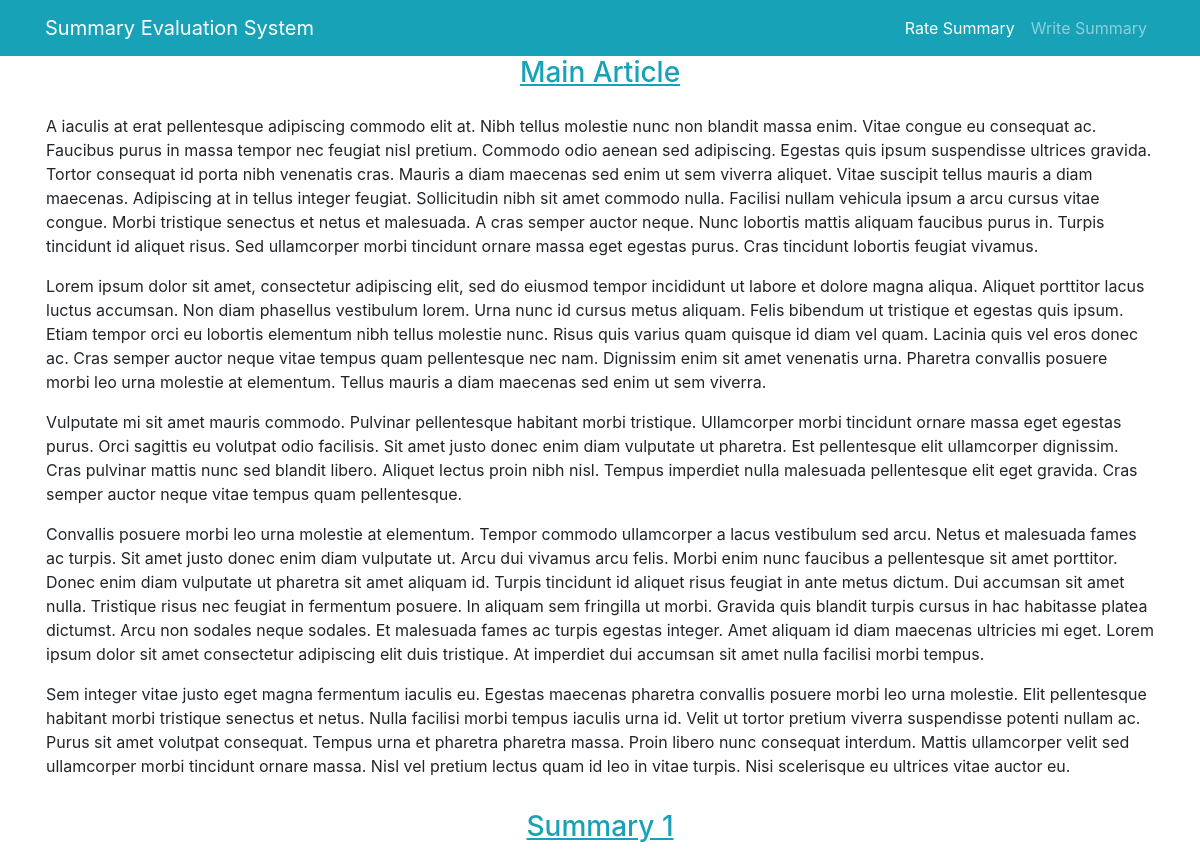
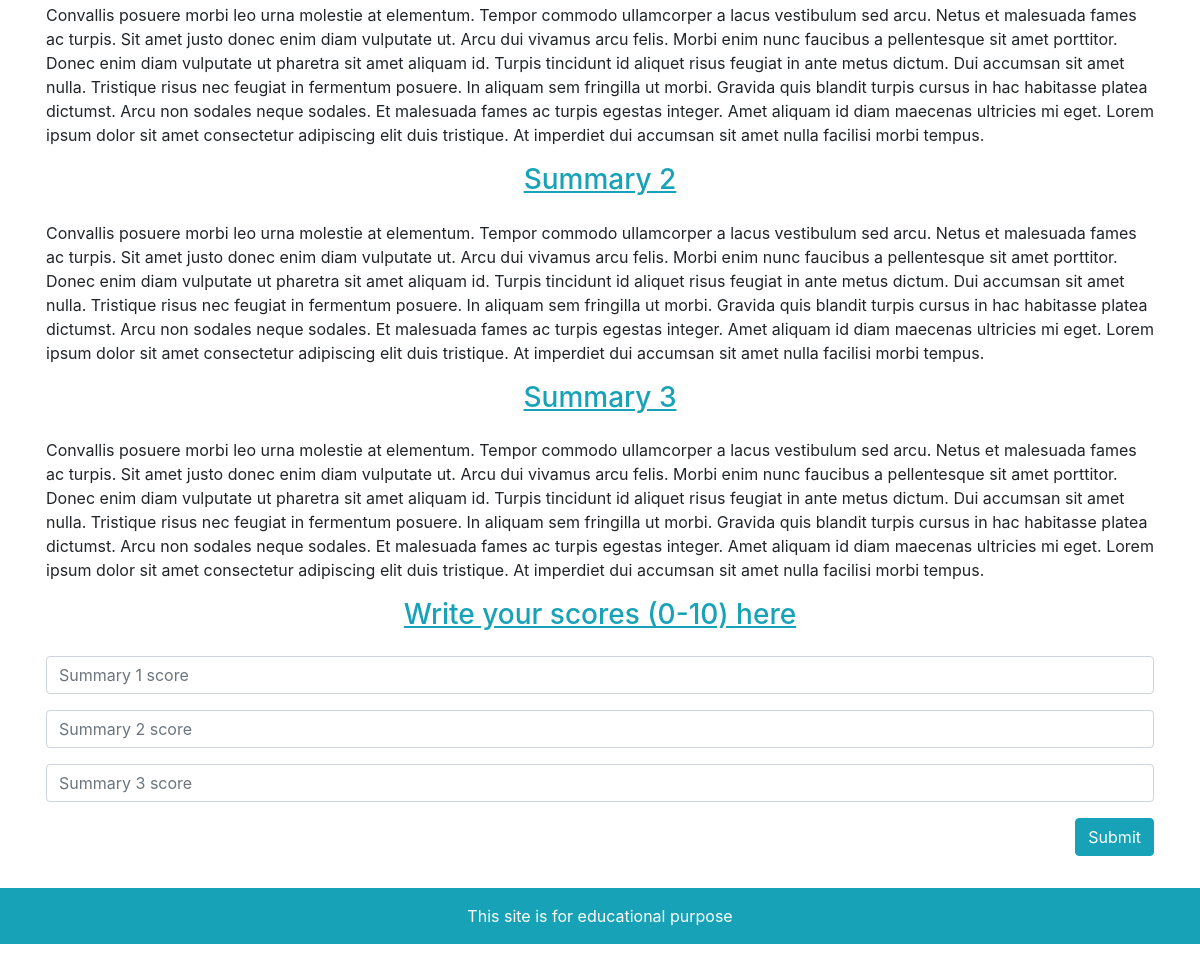
The app's page /ratesummary/ with its own data (2 pictures, top to bottom).
### ratesummary/models.py (models this page shows, shortened)
class Document(models.Model):
    main_body = RichTextField(blank=True, null=True)
    com_64125 = models.TextField(blank=True, null=True)
    wr = models.TextField(blank=True, null=True)
    tr = models.TextField(blank=True, null=True)
    num_rating = models.IntegerField(default=0)
    avg_com = models.FloatField(blank=True, null=True, default=0.0)
    avg_wr = models.FloatField(blank=True, null=True, default=0.0)
    avg_tr = models.FloatField(blank=True, null=True, default=0.0)

### ratesummary/views.py (the view)
# urls.py: path('', views.ratesummary, name='ratesummary'),
def ratesummary(request):
    if request.method == 'POST':
        aid = request.POST['aid']
        com = float(request.POST['com_score'])
        wr = float(request.POST['wr_score'])
        tr = float(request.POST['tr_score'])
        status = Rating.objects.create(aid=aid, com_score=com, wr_score=wr, tr_score=tr)
        article = Document.objects.get(id=aid)
        av_com = float(article.avg_com)
        av_wr = float(article.avg_wr)
        av_tr = float(article.avg_tr)
        count = float(article.num_rating)
        av_com = ((av_com*count) + com )/(count+1)
        av_wr = ((av_wr*count) + wr )/(count+1)
        av_tr = ((av_tr*count) + tr )/(count+1)
        count = count + 1
        Document.objects.filter(id = aid).update(avg_com=av_com, avg_wr=av_wr, avg_tr=av_tr, num_rating=count)
        return render(request, 'ratesummary/ratesummary.html', {'info': 'thanks'})
    else:
        articles = Document.objects.order_by('?')
        if not articles:
            return render(request, 'ratesummary/ratesummary.html', {'info': 'none'})
        else:
            article = articles.first()
            return render(request, 'ratesummary/ratesummary.html', {'article': article, 'info': 'fresh'})

### templates/ratesummary/ratesummary.html (shortened to what this page needs)
<!doctype html>
<html lang="en">
    <head>
        <link rel="stylesheet" href="https://stackpath.bootstrapcdn.com/bootstrap/4.3.1/css/bootstrap.min.css">
    </head>
    <body>
      <header>
        <nav class="navbar navbar-expand-lg navbar-dark bg-info">
            <div class="container">
            <a class="navbar-brand" href="/">Summary Evaluation System</a>
            <div class="collapse navbar-collapse" id="navbarNavAltMarkup">
                <div class="navbar-nav ml-auto">
                <a class="nav-item nav-link active" href="/ratesummary/">Rate Summary </a>
                <a class="nav-item nav-link" href="/writesummary/">Write Summary</a>
                </div>
            </div>
            </div>
        </nav>
    </header>
    <main>
        <div class="container">
            <div class="row">
            {% if info == 'none' %}
                <div class="col-12 text-center">
                    <h3 class="text-info">No Article to Rate.</h3>
                    <p class="text-center"><a href="/writesummary/">Please Write a Summary</a></p>
                </div>
            {% elif info == 'fresh' %}
                <div class="col-12 text-center">
                    <h3 class="text-info"><u>Main Article</u></h3>
                </div>
                <div class="col-12 p-3">
                    {{ article.main_body | safe }}
                </div>
                <div class="col-12 text-center">
                  <h3 class="text-info"><u>Summary 1</u></h3>
                </div>
                <div class="col-12 p-3">
                    {{ article.com_64125 }}
                </div>
                <div class="col-12 text-center">
                  <h3 class="text-info"><u>Summary 2</u></h3>
                </div>
                <div class="col-12 p-3">
                    {{ article.wr }}
                </div>
                <div class="col-12 text-center">
                  <h3 class="text-info"><u>Summary 3</u></h3>
                </div>
                <div class="col-12 p-3">
                    {{ article.tr }}
                </div>
                <div class="col-12 text-center">
                    <h3 class="text-info"><u>Write your scores (0-10) here</u></h3>
                </div>
                <div class="col-12 p-3">
                    <form action="/ratesummary/" method="post">
                        <input type="number" name="com_score" class="form-control mb-3" placeholder="Summary 1 score" min="0" max="10" step="0.1" required>
                        <input type="number" name="wr_score" class="form-control mb-3" placeholder="Summary 2 score" min="0" max="10" step="0.1" required>
                        <input type="number" name="tr_score" class="form-control mb-3" placeholder="Summary 3 score" min="0" max="10" step="0.1" required>
                        <p class="text-right"><input class="btn btn-info" type="submit" value="Submit" /></p>
                    </form>
                </div>
            {% else %}
                <div class="col-12 text-center">
                    <h3 class="text-info">Thank you for your support</h3>
                    <p class="text-center"><a href="/ratesummary/">Would you like to rate another summary?</a></p>
                </div>
            {% endif %}
            </div>
        </div>
    </main>
    <footer>
        <div class="container-fluid bg-info text-white">
            <p class="p-3 text-center">This site is for educational purpose</p>
        </div>
    </footer>
    </body>
</html>

### records on screen
Document: main_body "A iaculis at erat pellentesque adipiscing commodo elit at. Nibh tellus molestie nunc non blandit massa enim. Vitae congue eu consequat ac. Faucibus purus in massa tempor nec feugiat nisl pretium. Commodo odio aenean sed adipiscing. Egestas quis ipsum suspendisse ultrices gravida. Tortor consequat id porta nibh venenatis cras. Mauris a diam maecenas sed enim ut sem viverra aliquet. Vitae suscipit tellus mauris a diam maecenas. Adipiscing at in tellus integer feugiat. Sollicitudin nibh sit amet commodo nulla. Facilisi nullam vehicula ipsum a arcu cursus vitae congue. Morbi tristique senectus et netus et malesuada. A cras semper auctor neque. Nunc lobortis mattis aliquam faucibus purus in.…", com_64125 "Convallis posuere morbi leo urna molestie at elementum. Tempor commodo ullamcorper a lacus vestibulum sed arcu. Netus et malesuada fames ac turpis. Sit amet justo donec enim diam vulputate ut. Arcu dui vivamus arcu felis. Morbi enim nunc faucibus a pellentesque sit amet porttitor. Donec enim diam vulputate ut pharetra sit amet aliquam id. Turpis tincidunt id aliquet risus feugiat in ante metus dictum. Dui accumsan sit amet nulla. Tristique risus nec feugiat in fermentum posuere. In aliquam sem fringilla ut morbi. Gravida quis blandit turpis cursus in hac habitasse platea dictumst. Arcu non sodales neque sodales. Et malesuada fames ac turpis egestas integer. Amet aliquam id diam maecenas…", wr "Convallis posuere morbi leo urna molestie at elementum. Tempor commodo ullamcorper a lacus vestibulum sed arcu. Netus et malesuada fames ac turpis. Sit amet justo donec enim diam vulputate ut. Arcu dui vivamus arcu felis. Morbi enim nunc faucibus a pellentesque sit amet porttitor. Donec enim diam vulputate ut pharetra sit amet aliquam id. Turpis tincidunt id aliquet risus feugiat in ante metus dictum. Dui accumsan sit amet nulla. Tristique risus nec feugiat in fermentum posuere. In aliquam sem fringilla ut morbi. Gravida quis blandit turpis cursus in hac habitasse platea dictumst. Arcu non sodales neque sodales. Et malesuada fames ac turpis egestas integer. Amet aliquam id diam maecenas…", tr "Convallis posuere morbi leo urna molestie at elementum. Tempor commodo ullamcorper a lacus vestibulum sed arcu. Netus et malesuada fames ac turpis. Sit amet justo donec enim diam vulputate ut. Arcu dui vivamus arcu felis. Morbi enim nunc faucibus a pellentesque sit amet porttitor. Donec enim diam vulputate ut pharetra sit amet aliquam id. Turpis tincidunt id aliquet risus feugiat in ante metus dictum. Dui accumsan sit amet nulla. Tristique risus nec feugiat in fermentum posuere. In aliquam sem fringilla ut morbi. Gravida quis blandit turpis cursus in hac habitasse platea dictumst. Arcu non sodales neque sodales. Et malesuada fames ac turpis egestas integer. Amet aliquam id diam maecenas…"
